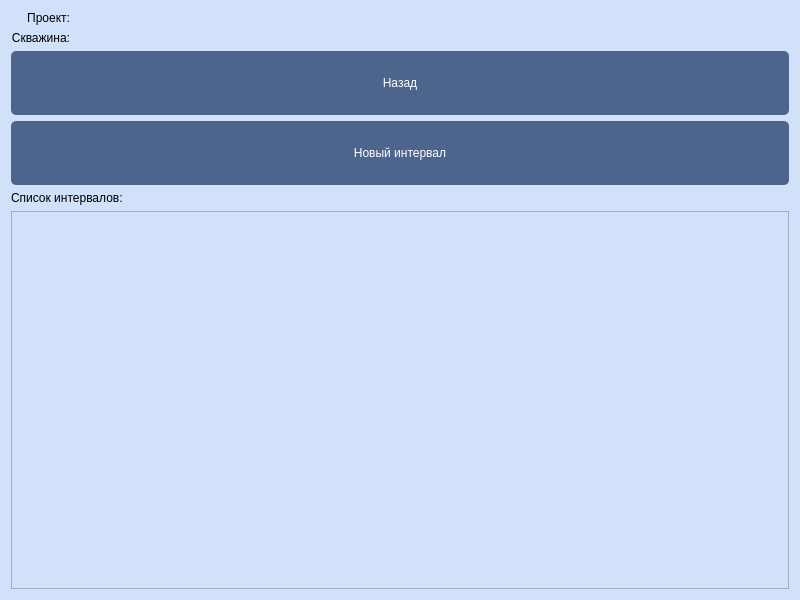
<?xml version="1.0" encoding="UTF-8"?>
<ui version="4.0">
 <class>WellForm</class>
 <widget class="QWidget" name="WellForm">
  <property name="geometry">
   <rect>
    <x>0</x>
    <y>0</y>
    <width>800</width>
    <height>600</height>
   </rect>
  </property>
  <property name="windowTitle">
   <string>Form</string>
  </property>
  <property name="styleSheet">
   <string notr="true">QLabel {
	text-align: center;
	font: 57 16pt &quot;Sono Medium&quot;;
}

QWidget {
    background-color: rgb(208, 225, 249);
}

QPushButton {
    background-color: rgb(77, 100, 141);

    color: white;
    border-radius: 5px;
	padding: 25;
	font: 57 18pt &quot;Sono Medium&quot;;
}

QPushButton:focus {
    background-color: rgb(40, 54, 85);

    color: white;
    border-radius: 5px;
	padding: 25;
	font: 57 18pt &quot;Sono Medium&quot;;
}
</string>
  </property>
  <layout class="QVBoxLayout" name="verticalLayout">
   <item>
    <layout class="QHBoxLayout" name="horizontalLayout_2">
     <item>
      <layout class="QVBoxLayout" name="verticalLayout_4">
       <item>
        <widget class="QLabel" name="label_2">
         <property name="text">
          <string>Проект:</string>
         </property>
         <property name="alignment">
          <set>Qt::AlignRight|Qt::AlignTrailing|Qt::AlignVCenter</set>
         </property>
        </widget>
       </item>
       <item>
        <widget class="QLabel" name="label_3">
         <property name="text">
          <string>Скважина:</string>
         </property>
         <property name="alignment">
          <set>Qt::AlignRight|Qt::AlignTrailing|Qt::AlignVCenter</set>
         </property>
        </widget>
       </item>
      </layout>
     </item>
     <item>
      <layout class="QVBoxLayout" name="verticalLayout_5">
       <item>
        <widget class="QLabel" name="project_name_label">
         <property name="text">
          <string/>
         </property>
        </widget>
       </item>
       <item>
        <widget class="QLabel" name="well_name_label">
         <property name="text">
          <string/>
         </property>
        </widget>
       </item>
      </layout>
     </item>
     <item>
      <spacer name="horizontalSpacer">
       <property name="orientation">
        <enum>Qt::Horizontal</enum>
       </property>
       <property name="sizeHint" stdset="0">
        <size>
         <width>40</width>
         <height>20</height>
        </size>
       </property>
      </spacer>
     </item>
    </layout>
   </item>
   <item>
    <widget class="QPushButton" name="back_button">
     <property name="text">
      <string>Назад</string>
     </property>
    </widget>
   </item>
   <item>
    <widget class="QPushButton" name="new_interval_button">
     <property name="text">
      <string>Новый интервал</string>
     </property>
    </widget>
   </item>
   <item>
    <widget class="QLabel" name="label">
     <property name="text">
      <string>Список интервалов:</string>
     </property>
     <property name="alignment">
      <set>Qt::AlignLeading|Qt::AlignLeft|Qt::AlignVCenter</set>
     </property>
    </widget>
   </item>
   <item>
    <widget class="QScrollArea" name="scrollArea">
     <property name="widgetResizable">
      <bool>true</bool>
     </property>
     <widget class="QWidget" name="scrollAreaWidgetContents">
      <property name="geometry">
       <rect>
        <x>0</x>
        <y>0</y>
        <width>774</width>
        <height>311</height>
       </rect>
      </property>
      <layout class="QVBoxLayout" name="verticalLayout_2">
       <item>
        <widget class="QWidget" name="widget" native="true">
         <layout class="QHBoxLayout" name="horizontalLayout">
          <item>
           <layout class="QVBoxLayout" name="intervals_buttons_verticalLayout"/>
          </item>
         </layout>
        </widget>
       </item>
      </layout>
     </widget>
    </widget>
   </item>
  </layout>
 </widget>
 <resources/>
 <connections/>
</ui>
